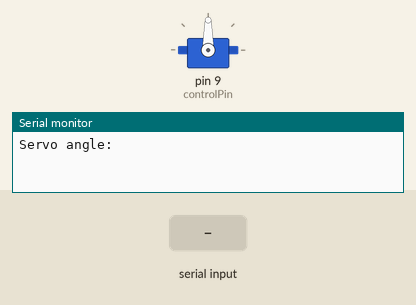
Simulated run of this sketch. Board: Arduino Uno, built with avr-gcc and run on an emulated ATmega328P. On the bench: servo, the last lines printed to the serial monitor. The test bench sets the inputs (shaded band).

Above: at 1.2 s.
1.3 s: "30,150\n" received over Serial
At 3.5 s:
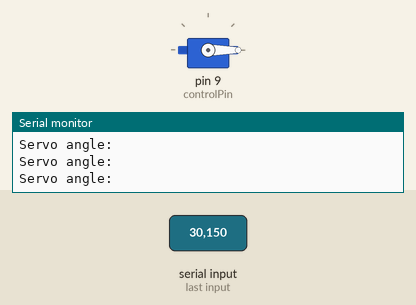
3.8 s: "90,45\n" received over Serial
At 4.6 s:
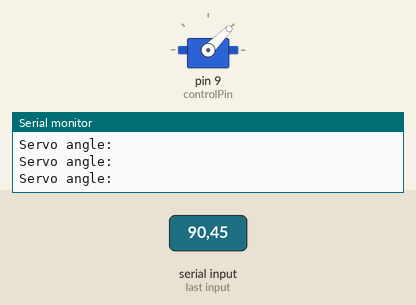
6.3 s: "200\n" received over Serial
At 6.7 s:
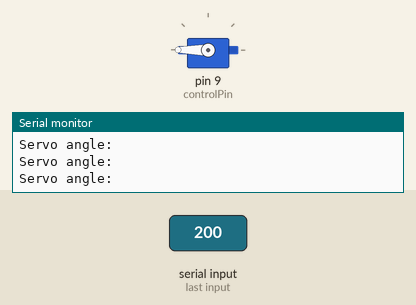
Timing chart, 0 to 9.3 s (numbered marks = the images above; inputs shaded):
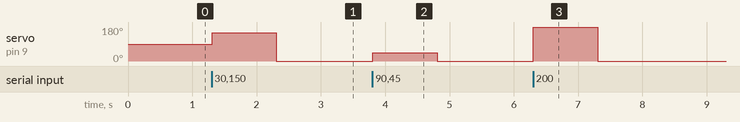

The sketch:

servo1.ino
```cpp
#include<Servo.h>

int controlPin = 9;
int servoPos;
Servo myservo;


void setup() {
  // put your setup code here, to run once:
  myservo.attach(controlPin);
  Serial.begin(9600);
}

void loop() {
  // put your main code here, to run repeatedly:
  Serial.println("Servo angle: ");

  while(Serial.available() == 0){

  }

  servoPos = Serial.parseInt();
  myservo.write(servoPos);
}
```

Measured:
- after the input at 1.3 s, servo on pin 9 (controlPin): 90° → 150° at once, → 0° 1.0 s later
- after the input at 3.8 s, servo on pin 9 (controlPin): 0° → 45° at once, → 0° 1.0 s later
- after the input at 6.3 s, servo on pin 9 (controlPin): 0° → 180° at once, → 0° 1.0 s later
